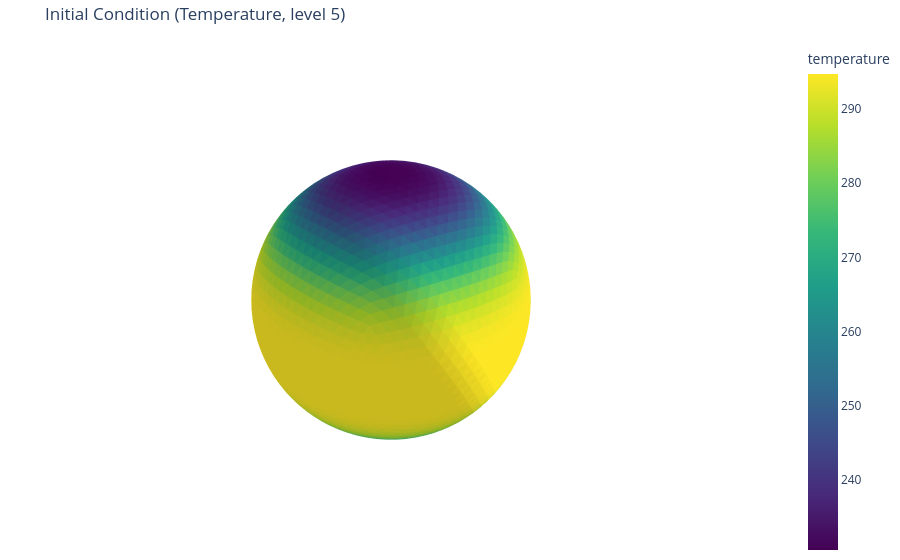

The code cell stored with this chart in its notebook:
### Code cell
plot_field(
    grid,
    state["temperature"],
    title=f"Initial Condition (Temperature, level {plot_level})",
    colorbar_label="K",
    level=plot_level,
    projection="sphere",
)

### Figure 1 — Plotly figure (JSON) as saved in the notebook; plotly's stock layout.template omitted (floating-point values rounded to 4 significant figures; data arrays with more than 128 entries replaced by an {"elided": "..."} marker saying what was removed)
{"data": [{"colorbar": {"title": {"text": "temperature"}}, "colorscale": [[0, "#440154"], [0.1111, "#482878"], [0.2222, "#3e4989"], [0.3333, "#31688e"], [0.4444, "#26828e"], [0.5556, "#1f9e89"], [0.6667, "#35b779"], [0.7778, "#6ece58"], [0.8889, "#b5de2b"], [1, "#fde725"]], "customdata": {"elided": "5120 int values"}, "flatshading": true, "hovertemplate": "cell=%{customdata}<br>temperature=%{intensity:.6g}<extra></extra>", "i": {"elided": "5120 int values"}, "intensity": {"elided": "5120 float values"}, "intensitymode": "cell", "j": {"elided": "5120 int values"}, "k": {"elided": "5120 int values"}, "type": "mesh3d", "x": {"elided": "15360 float values"}, "y": {"elided": "15360 float values"}, "z": {"elided": "15360 float values"}}], "layout": {"margin": {"b": 0, "l": 0, "r": 0, "t": 40}, "scene": {"aspectmode": "data", "xaxis": {"visible": false}, "yaxis": {"visible": false}, "zaxis": {"visible": false}}, "title": {"text": "Initial Condition (Temperature, level 5)"}}}
